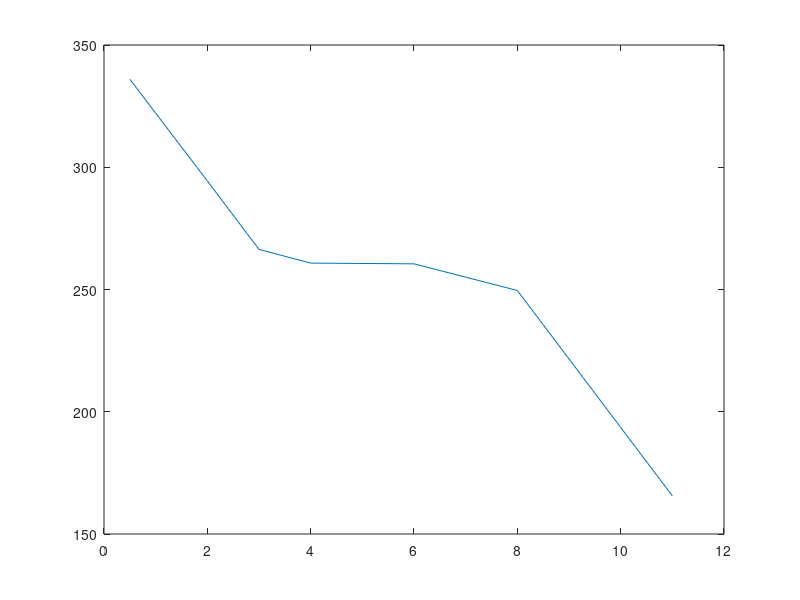

MATLAB code to generate this figure:
%This is the problem in the assignment
f = [ 336,294.4,266.4 ,260.8 ,260.5 ,249.6 , 193.6, 165.6 ] ;
x=[0.5 , 2 ,3 ,4 ,6 ,8 ,10,11 ] ;
n = length(f)- 2 ; %number of divisions
disp(n) ;
a = x(1); %lower bound
b = x(end); %upper bound
h = (b-a)/n;
fprintf('\nh = %f\n\n',h);
for i = 1:n
    fprintf('f%d = f(%d) = %d\n', i-1, x(i) , f(i));
end
fprintf('\nApply formula from bappy sir slide\n\n');
s = 0;
for k = 1:(n/2)
    s = s + f(2*k-2+1) + 4*f(2*k-1+1)+f(2*k+1);
end

I = 3*h*s/8;
plot(x,f)
disp('Result is');
disp(I);